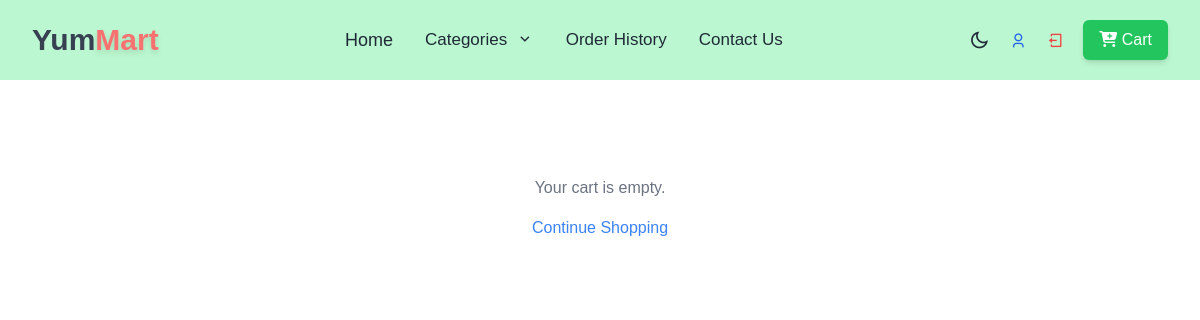
/cart/ (signed in), run on an earlier commit of the app's database.
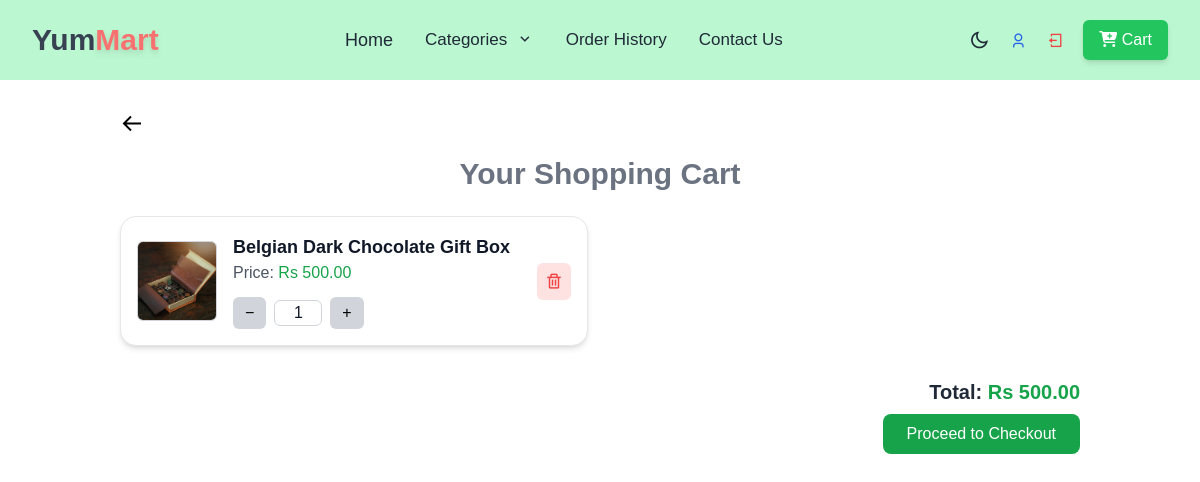
And on a later commit of the database.
### store/models.py (models this page shows, shortened)
class CartItem(models.Model):
    user = models.ForeignKey(User, on_delete=models.CASCADE)
    product = models.ForeignKey(Product, on_delete=models.CASCADE)
    quantity = models.PositiveIntegerField(default=1)

class Product(models.Model):
    category = models.ForeignKey(Category, on_delete=models.CASCADE)
    name = models.CharField(max_length=255)
    slug = models.SlugField(max_length=255, unique=True)
    description = models.TextField(blank=True)
    price = models.DecimalField(max_digits=10, decimal_places=2)
    image = models.ImageField(upload_to='products/')
    created_at = models.DateTimeField(auto_now_add=True)

### store/views.py (the view)
# urls.py: path('cart/', cart, name='cart'),
@login_required
def cart(request):
    cart_items = CartItem.objects.filter(user=request.user)
    total_price = sum(item.product.price *
                      item.quantity for item in cart_items)
    return render(request, 'store/cart.html', {'cart_data': cart_items, 'total_price': total_price})

### store/templates/store/cart.html (shortened to what this page needs)
{% extends 'store/base.html' %}
{% block content %}
{% if cart_data %}
<div class="container mx-auto px-4 sm:px-6 lg:px-8 mt-3">
    <a href="{% url 'home' %}" class="inline-flex items-center text-blue-500 mb-4">
        <i class='bx bx-arrow-back text-2xl text-black dark:text-white '></i>
    </a>
    <h2 class="text-3xl font-bold text-gray-500 text-center dark:text-white mb-6">Your Shopping Cart</h2>
    <div class="grid grid-cols-1 md:grid-cols-2 gap-6">
        {% for item in cart_data %}
        <div
            class="bg-white dark:bg-gray-800 p-4 rounded-2xl shadow-md border border-gray-200 dark:border-gray-700 flex items-center gap-4 h-full">
            <img src="{{ item.product.image.url }}" alt="{{ item.product.name }}"
                class="w-20 h-20 rounded-md object-cover border border-gray-300 dark:border-gray-600">
            <div class="flex-1">
                <h3 class="text-lg font-semibold text-gray-900 dark:text-white">{{ item.product.name }}</h3>
                <p class="text-gray-600 dark:text-gray-300">Price: <span class="text-green-600 dark:text-green-400">Rs
                        {{ item.product.price }}</span></p>
                <form method="POST" action="{% url 'update_cart' item.product.id %}" class="flex items-center mt-3">
                    <button type="submit" name="action" value="decrease"
                        class="px-3 py-1 bg-gray-300 dark:bg-gray-700 text-black dark:text-white rounded-md hover:bg-gray-400 dark:hover:bg-gray-600 transition">
                        −
                    </button>
                    <input type="text" name="quantity" value="{{ item.quantity }}"
                        class="w-12 text-center mx-2 border rounded-md bg-white dark:bg-gray-900 text-gray-900 dark:text-white border-gray-300 dark:border-gray-600">
                    <button type="submit" name="action" value="increase"
                        class="px-3 py-1 bg-gray-300 dark:bg-gray-700 text-black dark:text-white rounded-md hover:bg-gray-400 dark:hover:bg-gray-600 transition">
                        +
                    </button>
                </form>
            </div>
            <a href="{% url 'remove_from_cart' item.product.id %}" title="Remove Item"
                class="text-red-500 bg-red-100 dark:bg-red-500/20 px-2 py-1 rounded-md hover:bg-red-200 dark:hover:bg-red-500/30 transition">
                <i class='bx bx-trash text-lg'></i>
            </a>
        </div>
        {% endfor %}
    </div>
    <div class="mt-8 flex flex-col items-start md:items-end">
        <h3 class="text-xl font-bold text-gray-800 dark:text-white mb-2">Total: <span
                class="text-green-600 dark:text-green-400">Rs {{ total_price }}</span></h3>
        <a href="{% url 'checkout' %}"
            class="inline-block bg-green-600 hover:bg-green-700 text-white dark:bg-green-500 dark:hover:bg-green-600 px-6 py-2 rounded-lg transition">
            Proceed to Checkout
        </a>
    </div>
</div>
{% else %}
<div class="text-center mt-20 text-gray-500 dark:text-gray-400">
    <p>Your cart is empty.</p>
    <a href="{% url 'home' %}" class="mt-4 inline-block text-blue-500 hover:underline">Continue Shopping</a>
</div>
{% endif %}
{% endblock %}

What changed in the data, as far as the page shows it:
added CartItem: product.image (picture), product.name "Belgian Dark Chocolate Gift Box", product.price "500.00", quantity "1"
Also different on the page:
{{ total_price }}: (not shown) → "500.00"
text no longer shown: "Your cart is empty. Continue Shopping"
text now shown: "Your Shopping Cart Total: Rs Proceed to Checkout"
